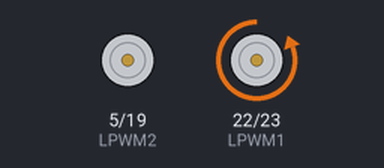
A sketch run on a simulated Arduino Mega 2560, built with avr-gcc and run on an emulated ATmega2560. Parts: motor-driver pin pairs drawn as motors (green arrow = first pin HIGH = forward, orange = second pin HIGH = backward, longer = more drive).

Above: at 0.1 s.
At 5.1 s:
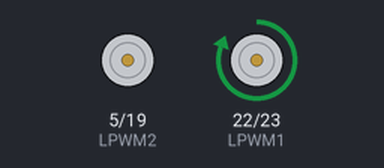
At 15.1 s:
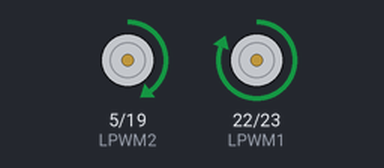
At 20.1 s:
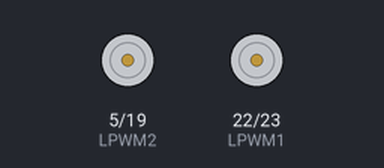
Timing chart, 0 to 21.6 s (numbered marks = the images above):
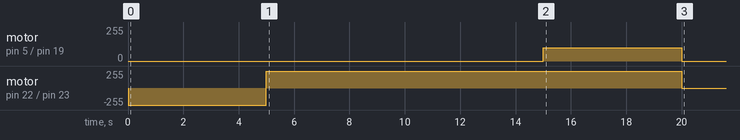

The sketch:

MotorenBTS7960_mit_Klasse.ino
```cpp
#include "MotorController.h"

// Erstelle ein MotorController-Objekt
MotorController motorController;

void setup() {
  // Setup der Motoren
  motorController.motorSetup();

  // Beispiel: Motor A vorwärts mit 150 Geschwindigkeit
  motorController.motorAForward(150);
  delay(5000);  // 5 Sekunden laufen lassen

  // Beispiel: Motor A rückwärts mit 150 Geschwindigkeit
  motorController.motorABackward(150);
  delay(5000);  // 5 Sekunden laufen lassen

  // Beispiel: Motor B vorwärts mit 100 Geschwindigkeit
  motorController.motorBForward(100);
  delay(5000);  // 5 Sekunden laufen lassen

  // Beispiel: Motor B rückwärts mit 100 Geschwindigkeit
  motorController.motorBBackward(100);
  delay(5000);  // 5 Sekunden laufen lassen

  // Stoppe beide Motoren
  motorController.motorStop();
}

void loop() {
  // Keine weiteren Befehle im Loop, nur einmal im Setup ausführen.
}
```

MotorController.cpp
```cpp
#include "MotorController.h"
#include <Arduino.h>  // für PinMode, analogWrite

// Konstruktor
MotorController::MotorController() {
  // Setze die Pin-Modi
  pinMode(RPWM1, OUTPUT);
  pinMode(LPWM1, OUTPUT);
  pinMode(RPWM2, OUTPUT);
  pinMode(LPWM2, OUTPUT);
}

// Motoren initialisieren und stoppen
void MotorController::motorSetup() {
  // Setze alle Motoren zunächst auf STOP (0 Geschwindigkeit)
  analogWrite(RPWM1, 0);
  analogWrite(LPWM1, 0);
  analogWrite(RPWM2, 0);
  analogWrite(LPWM2, 0);
}

// Motor A vorwärts steuern
void MotorController::motorAForward(int speed) {
  analogWrite(RPWM1, speed);  // Vorwärts
  analogWrite(LPWM1, 0);      // Keine Rückwärtsbewegung
}

// Motor A rückwärts steuern
void MotorController::motorABackward(int speed) {
  analogWrite(RPWM1, 0);      // Keine Vorwärtsbewegung
  analogWrite(LPWM1, speed);  // Rückwärts
}

// Motor B vorwärts steuern
void MotorController::motorBForward(int speed) {
  analogWrite(RPWM2, speed);  // Vorwärts
  analogWrite(LPWM2, 0);      // Keine Rückwärtsbewegung
}

// Motor B rückwärts steuern
void MotorController::motorBBackward(int speed) {
  analogWrite(RPWM2, 0);      // Keine Vorwärtsbewegung
  analogWrite(LPWM2, speed);  // Rückwärts
}

// Beide Motoren stoppen
void MotorController::motorStop() {
  analogWrite(RPWM1, 0);
  analogWrite(LPWM1, 0);
  analogWrite(RPWM2, 0);
  analogWrite(LPWM2, 0);
}
```

MotorController.h
```cpp
#ifndef MOTORCONTROLLER_H
#define MOTORCONTROLLER_H

class MotorController {
  public:
    // Konstruktor
    MotorController();

    // Setup für Motoren
    void motorSetup();

    // Motor A vorwärts steuern (mit übergebener Geschwindigkeit)
    void motorAForward(int speed);

    // Motor A rückwärts steuern (mit übergebener Geschwindigkeit)
    void motorABackward(int speed);

    // Motor B vorwärts steuern (mit übergebener Geschwindigkeit)
    void motorBForward(int speed);

    // Motor B rückwärts steuern (mit übergebener Geschwindigkeit)
    void motorBBackward(int speed);

    // Stoppe beide Motoren
    void motorStop();

  private:
    // Motor Pins für Motor 1
    const int RPWM1 = 23;
    const int LPWM1 = 22;

    // Motor Pins für Motor 2
    const int RPWM2 = 19;
    const int LPWM2 = 5;
};

#endif
```
